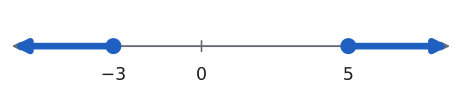

Write Python code to recreate this figure.
import sys; sys.path.insert(0, "tools")
from cizim import *

# Alıştırma Soru 11: x ≤ −3 veya x ≥ 5 (|x − 1| ≥ 4 çözüm kümesi).
fig, ax = sekil(6, 1.3)
sayi_dogrusu(ax, -6, 8, isaretler=[-3, 0, 5])
ax.set_ylim(-0.9, 0.6)
ax.annotate("", xy=(-6.5, 0), xytext=(-3, 0), arrowprops=dict(arrowstyle="-|>", color=MAVI, lw=5, mutation_scale=18), zorder=3)
ax.annotate("", xy=(8.5, 0), xytext=(5, 0), arrowprops=dict(arrowstyle="-|>", color=MAVI, lw=5, mutation_scale=18), zorder=3)
for x in (-3, 5):
    ax.plot(x, 0, "o", color=MAVI, markersize=11, zorder=5)
kaydet(fig, __file__)
